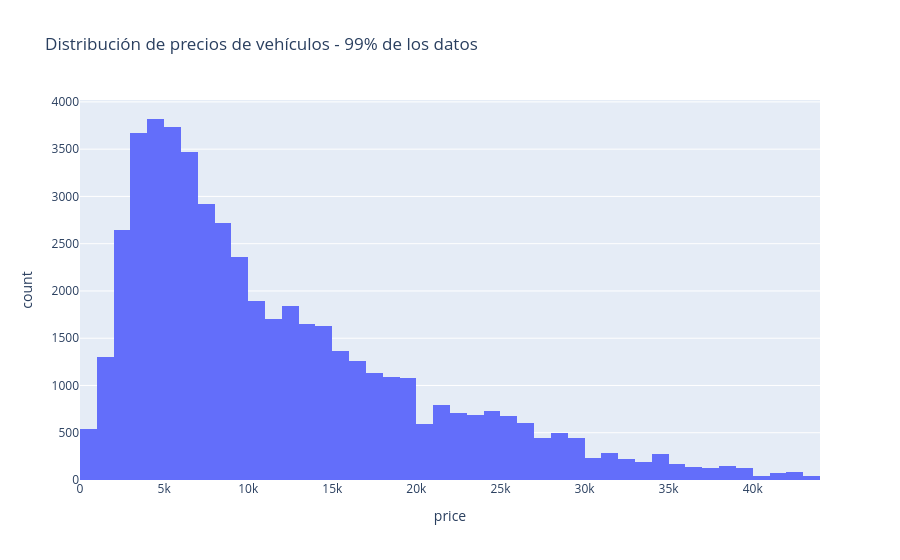

Notebook code cell kept with this figure:
### Code cell
limite_99 = df['price'].quantile(0.99)

fig = px.histogram(
    df[df['price'] <= limite_99],
    x='price',
    nbins=50,
    title='Distribución de precios de vehículos - 99% de los datos'
)

fig.show()

print("Límite del percentil 99:", limite_99)

### Figure 1 — Plotly figure (JSON) as saved in the notebook; plotly's stock layout.template omitted (floating-point values rounded to 4 significant figures; data arrays with more than 128 entries replaced by an {"elided": "..."} marker saying what was removed)
{"data": [{"bingroup": "x", "hovertemplate": "price=%{x}<br>count=%{y}<extra></extra>", "legendgroup": "", "marker": {"color": "#636efa", "pattern": {"shape": ""}}, "name": "", "nbinsx": 50, "orientation": "v", "showlegend": false, "type": "histogram", "x": {"elided": "50160 int values"}, "xaxis": "x", "yaxis": "y"}], "layout": {"barmode": "relative", "legend": {"tracegroupgap": 0}, "title": {"text": "Distribución de precios de vehículos - 99% de los datos"}, "xaxis": {"anchor": "y", "domain": [0, 1], "title": {"text": "price"}}, "yaxis": {"anchor": "x", "domain": [0, 1], "title": {"text": "count"}}}}
